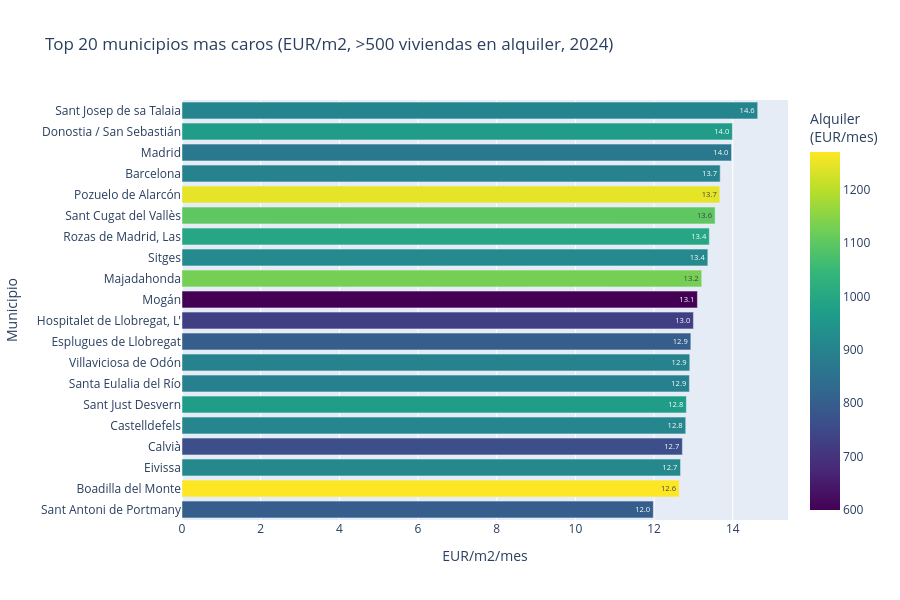

Notebook code cell kept with this figure:
### Markdown cell above
## 7. Top 20 municipios mas caros de Espana (2024)

### Code cell
df_muni = query("""
    SELECT name,
        rent_m2_median_collective as eur_m2,
        monthly_rent_median_collective as alquiler,
        num_properties_collective as num_pisos
    FROM rentals
    WHERE level = 'municipio' AND year = 2024
        AND eur_m2 IS NOT NULL AND NOT isnan(eur_m2)
        AND alquiler IS NOT NULL AND NOT isnan(alquiler)
        AND num_pisos IS NOT NULL AND NOT isnan(num_pisos)
        AND num_pisos > 500
    ORDER BY eur_m2 DESC
    LIMIT 20
""")

fig = px.bar(
    df_muni.to_pandas(), x="eur_m2", y="name", orientation="h",
    title="Top 20 municipios mas caros (EUR/m2, >500 viviendas en alquiler, 2024)",
    labels={"eur_m2": "EUR/m2/mes", "name": "Municipio"},
    text_auto=".1f",
    color="alquiler", color_continuous_scale="Viridis",
    hover_data=["alquiler", "num_pisos"],
)
fig.update_layout(
    yaxis=dict(autorange="reversed"), width=900, height=600,
    coloraxis_colorbar_title="Alquiler<br>(EUR/mes)",
)
fig.show()

### Figure 1 — Plotly figure (JSON) as saved in the notebook; plotly's stock layout.template omitted (floating-point values rounded to 4 significant figures)
{"data": [{"customdata": [[904.9, 1363.0], [966.8, 12730.0], [868.8, 300400.0], [900.0, 140900.0], [1246.0, 3954.0], [1100.0, 5109.0], [995.9, 5645.0], [918.0, 2837.0], [1128.0, 4231.0], [600.0, 712.0], [725.8, 20680.0], [800.0, 2842.0], [901.3, 1020.0], [893.3, 2635.0], [970.2, 919.0], [907.4, 4895.0], [762.5, 3236.0], [914.6, 5503.0], [1270.0, 1822.0], [800.0, 1976.0]], "hovertemplate": "EUR/m2/mes=%{x}<br>Municipio=%{y}<br>alquiler=%{marker.color}<br>num_pisos=%{customdata[1]}<extra></extra>", "legendgroup": "", "marker": {"color": [904.9, 966.8, 868.8, 900.0, 1246.0, 1100.0, 995.9, 918.0, 1128.0, 600.0, 725.8, 800.0, 901.3, 893.3, 970.2, 907.4, 762.5, 914.6, 1270.0, 800.0], "coloraxis": "coloraxis", "pattern": {"shape": ""}}, "name": "", "orientation": "h", "showlegend": false, "textposition": "auto", "texttemplate": "%{x:.1f}", "type": "bar", "x": [14.63, 13.99, 13.97, 13.68, 13.67, 13.55, 13.4, 13.37, 13.21, 13.1, 13.0, 12.93, 12.91, 12.9, 12.82, 12.8, 12.72, 12.67, 12.64, 11.98], "xaxis": "x", "y": ["Sant Josep de sa Talaia", "Donostia / San Sebastián", "Madrid", "Barcelona", "Pozuelo de Alarcón", "Sant Cugat del Vallès", "Rozas de Madrid, Las", "Sitges", "Majadahonda", "Mogán", "Hospitalet de Llobregat, L'", "Esplugues de Llobregat", "Villaviciosa de Odón", "Santa Eulalia del Río", "Sant Just Desvern", "Castelldefels", "Calvià", "Eivissa", "Boadilla del Monte", "Sant Antoni de Portmany"], "yaxis": "y"}], "layout": {"barmode": "relative", "coloraxis": {"colorbar": {"title": {"text": "Alquiler<br>(EUR/mes)"}}, "colorscale": [[0, "#440154"], [0.1111, "#482878"], [0.2222, "#3e4989"], [0.3333, "#31688e"], [0.4444, "#26828e"], [0.5556, "#1f9e89"], [0.6667, "#35b779"], [0.7778, "#6ece58"], [0.8889, "#b5de2b"], [1, "#fde725"]]}, "height": 600, "legend": {"tracegroupgap": 0}, "title": {"text": "Top 20 municipios mas caros (EUR/m2, >500 viviendas en alquiler, 2024)"}, "width": 900, "xaxis": {"anchor": "y", "domain": [0, 1], "title": {"text": "EUR/m2/mes"}}, "yaxis": {"anchor": "x", "autorange": "reversed", "domain": [0, 1], "title": {"text": "Municipio"}}}}
